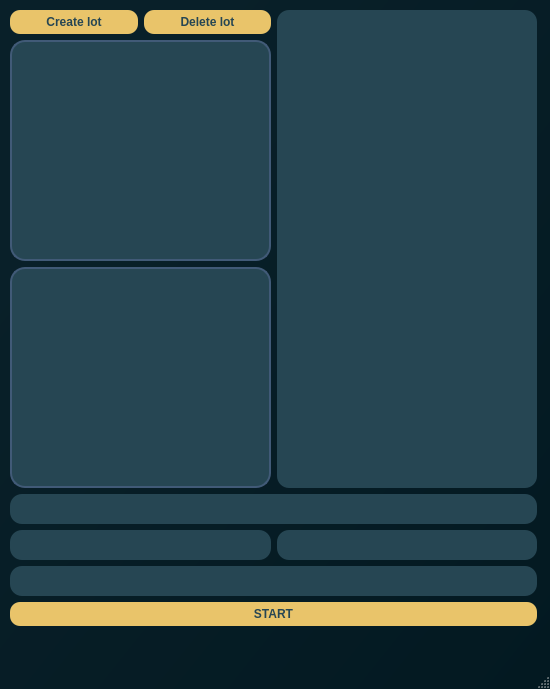
<?xml version="1.0" encoding="UTF-8"?>
<ui version="4.0">
 <class>Server</class>
 <widget class="QMainWindow" name="Server">
  <property name="geometry">
   <rect>
    <x>0</x>
    <y>0</y>
    <width>550</width>
    <height>689</height>
   </rect>
  </property>
  <property name="windowTitle">
   <string>Server</string>
  </property>
  <property name="styleSheet">
   <string notr="true">QMainWindow,
QDialog{
	background-color: qlineargradient(spread:pad, x1:0, y1:0, x2:1, y2:1, stop:0.177033 #092029, stop:1 #031921);
}

QObject{
	font: 10pt &quot;Source Code Pro&quot;;
	color: #FFF;
}

QPushButton{
	padding: 5px;
	background-color: #E9C46A;
	color: #264653;
	font-weight: 700;
	border-radius: 10px;
}
QPushButton:hover{
	background-color: #F4A261;
}
QPushButton:pressed{
	background-color: #E76F51 ;
}

QCheckBox::indicator {
    width:  12px;
    height: 12px;
	border: 4px solid #E9C46A;
    border-radius: 10px;
    background-color: #E9C46A;
}

QCheckBox::indicator:hover {
    border-color: #F4A261;
}

QCheckBox::indicator:checked {
    background-color: #E76F51;
}

QCheckBox{    
    padding: 5px;
    background-color: #264653;
    border-radius: 10px;
}

QTextEdit,
QPlainTextEdit,
QLineEdit,
QGraphicsView,
QScrollArea{
	background-color: #264653;
	border: none;
	padding: 7px;
	border-radius: 12px;
}

QListWidget {
    background-color: #264653; 
    border: 2px solid #415A77; 
	border-radius: 15px;
    padding: 10px;
	font-size: 10pt;
    outline: none;
}

QListWidget::item {
    padding: 5px;         
    margin: 3px 0;
	margin-right: 5px;
    background-color: #2A9D8F;
    border-radius: 10px;      
	border: 1px solid #415A77;
	outline: none;
}

QListWidget::item:hover {
    background-color: #E9C46A; 
    color: #fff;
}

QListWidget::item:selected {
    background-color: #F4A261;
    color: #fff;               
}

QScrollBar:vertical,
QScrollBar:horizontal {
	width: 12px; 
	background: transparent; 
	margin: 0px; 
}

QScrollBar::handle:vertical,
QScrollBar::handle:horizontal {
	background: #E9C46A; 
	min-height: 20px; 
	border-radius: 6px;
}

QScrollBar::handle:vertical:hover,
QScrollBar::handle:vertical:pressed,
QScrollBar::handle:horizontal:hover,
QScrollBar::handle:horizontal:pressed {
    background: #F4A261;
}

QScrollBar:vertical,
QScrollBar:horizontal {
    background: transparent;
    margin: 0px;
}

QScrollBar::add-page:vertical,
QScrollBar::sub-page:vertical,
QScrollBar::add-page:horizontal,
QScrollBar::sub-page:horizontal {
    background: transparent;
}

QScrollBar::add-line:vertical,
QScrollBar::sub-line:vertical,
QScrollBar::add-line:horizontal,
QScrollBar::sub-line:horizontal {
    height: 0px;
    width: 0px;   
}

QComboBox {
    border-radius: 8px;
    padding: 5px 8px;
    background-color: #264653;
    color: #fff;
}

QComboBox::drop-down {
    border-top-right-radius: 8px;
    border-bottom-right-radius: 8px;
    background-color: #E9C46A;
}

QComboBox QAbstractItemView {
    background-color: #264653;
    color: #fff;
    border-radius: 5px;
}


QSpinBox{
    color: #fff;
    background-color: #264653;
    border-radius: 10px;
    padding: 5px;
    height: 20px;
}

QSpinBox::up-button {
    width: 10px;
    height: 20px;
    padding: 5px 2px;
    background-color: #E9C46A;
    subcontrol-position: center right;
    border-bottom-right-radius: 10px;
    border-top-right-radius: 10px;
}

QSpinBox::down-button {
    width: 10px;
    height: 20px;
    padding: 5px 2px;
    background-color: #E9C46A;
    subcontrol-position: center left;
    border-bottom-left-radius: 10px;
    border-top-left-radius: 10px;
}

QSpinBox::up-button:hover, QSpinBox::down-button:hover {
    background-color: #F4A261;
}
</string>
  </property>
  <widget class="QWidget" name="centralwidget">
   <widget class="QWidget" name="">
    <property name="geometry">
     <rect>
      <x>10</x>
      <y>10</y>
      <width>527</width>
      <height>616</height>
     </rect>
    </property>
    <layout class="QVBoxLayout" name="verticalLayout_3">
     <item>
      <layout class="QVBoxLayout" name="verticalLayout_2">
       <item>
        <layout class="QHBoxLayout" name="horizontalLayout_2">
         <item>
          <layout class="QVBoxLayout" name="verticalLayout">
           <item>
            <layout class="QHBoxLayout" name="horizontalLayout">
             <item>
              <widget class="QPushButton" name="createLotButton">
               <property name="text">
                <string>Create lot</string>
               </property>
              </widget>
             </item>
             <item>
              <widget class="QPushButton" name="deleteLotButton">
               <property name="text">
                <string>Delete lot</string>
               </property>
              </widget>
             </item>
            </layout>
           </item>
           <item>
            <widget class="QListWidget" name="lotsListWidget"/>
           </item>
           <item>
            <widget class="QListWidget" name="clientsListWidget"/>
           </item>
          </layout>
         </item>
         <item>
          <widget class="QTextEdit" name="logTextEdit">
           <property name="readOnly">
            <bool>true</bool>
           </property>
          </widget>
         </item>
        </layout>
       </item>
       <item>
        <widget class="QLineEdit" name="currentLot"/>
       </item>
      </layout>
     </item>
     <item>
      <layout class="QHBoxLayout" name="horizontalLayout_3">
       <item>
        <widget class="QLineEdit" name="clientName"/>
       </item>
       <item>
        <widget class="QLineEdit" name="currentBet"/>
       </item>
      </layout>
     </item>
     <item>
      <widget class="QLineEdit" name="timer"/>
     </item>
     <item>
      <widget class="QPushButton" name="startButton">
       <property name="text">
        <string>START</string>
       </property>
      </widget>
     </item>
    </layout>
   </widget>
  </widget>
  <widget class="QMenuBar" name="menubar">
   <property name="geometry">
    <rect>
     <x>0</x>
     <y>0</y>
     <width>550</width>
     <height>27</height>
    </rect>
   </property>
  </widget>
  <widget class="QStatusBar" name="statusbar"/>
 </widget>
 <resources/>
 <connections/>
</ui>
